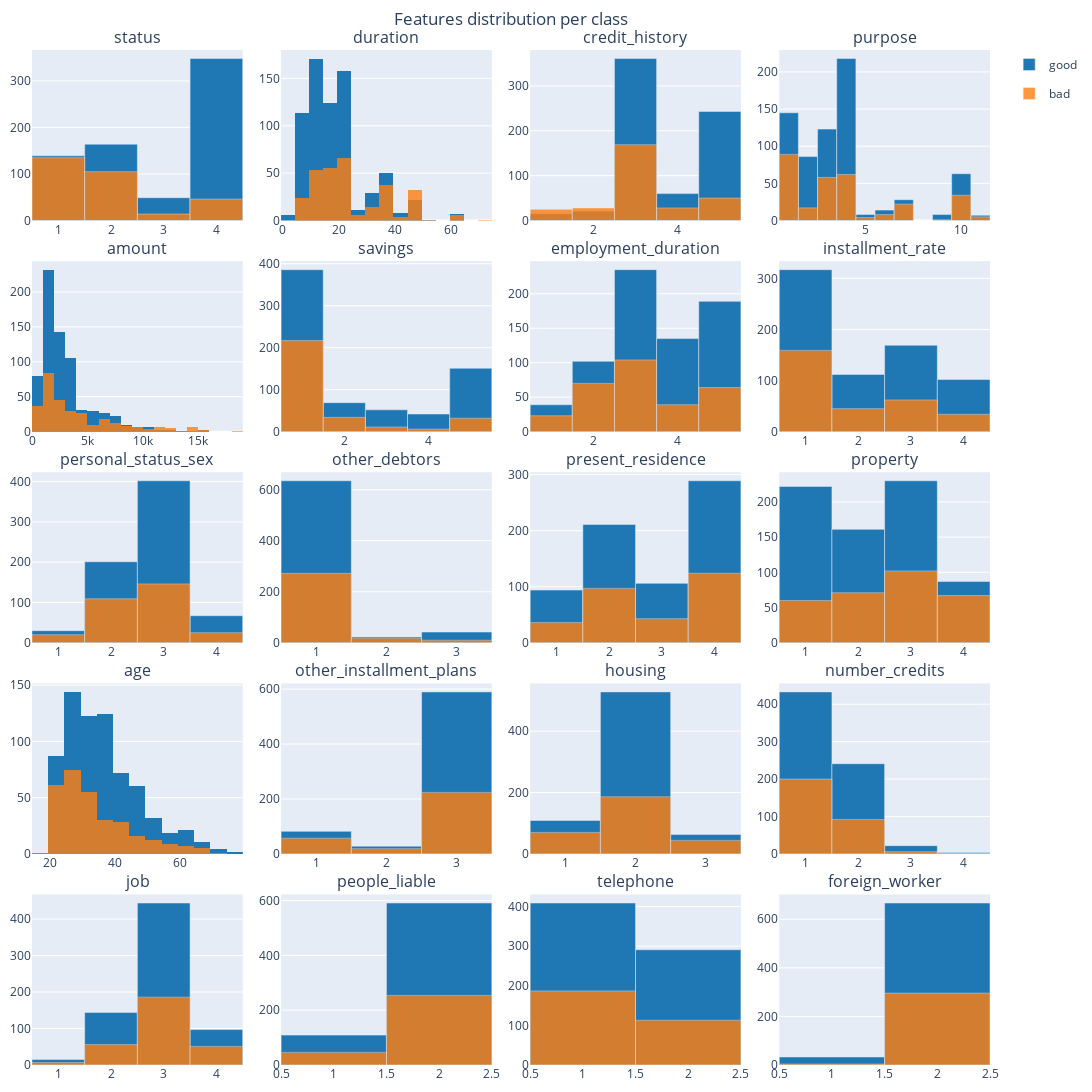

Notebook code for this chart:
### Markdown cell above
## Features distribution per class

### Code cell
numerical_features = ["age", "duration", "amount"]
titles = tuple(df.keys()[0:-1])
layout = get_layout("Features distribution per class", barmode='overlay', showlegend=True)
fig = make_subplots(rows=5, cols=4, subplot_titles=titles, vertical_spacing=0.04, horizontal_spacing=0.04)
for index,feature in enumerate(titles):
    if feature not in numerical_features:
        feature_risk_df = df.groupby([feature, "credit_risk"]).size().unstack()
        fig.add_trace(go.Bar(x=feature_risk_df.index, y=feature_risk_df[1], marker = dict(color = colors[0]), legendgroup="good", showlegend=(feature==titles[0]),name="good"), row=index//4+1, col=index%4+1)
        fig.add_trace(go.Bar(x=feature_risk_df.index, y=feature_risk_df[0], marker = dict(color = colors[1]),legendgroup="bad", showlegend=(feature==titles[0]), name="bad",opacity=0.8), row=index//4+1, col=index%4+1)
    else:
        trace = go.Histogram(x=df[df["credit_risk"] == 1][feature], nbinsx=20, marker = dict(color = colors[0]),legendgroup="good", showlegend=False, name="good")
        fig.add_trace(trace ,row=index//4+1, col=index%4+1)
        trace = go.Histogram(x=df[df["credit_risk"] == 0][feature], nbinsx=20, marker = dict(color = colors[1]),legendgroup="bad", showlegend=False, name="bad", opacity=0.8)
        fig.add_trace(trace ,row=index//4+1, col=index%4+1)
fig.update_layout(layout)
fig.show()      
if SAVE_IMAGES:
    pio.write_image(fig, f"{images_folder}/distributions_by_class.png")

### Figure 1 — Plotly figure (JSON) as saved in the notebook; plotly's stock layout.template omitted (floating-point values rounded to 4 significant figures; data arrays with more than 128 entries replaced by an {"elided": "..."} marker saying what was removed)
{"data": [{"legendgroup": "good", "marker": {"color": "rgb(31, 119, 180)"}, "name": "good", "showlegend": true, "type": "bar", "x": [1, 2, 3, 4], "xaxis": "x", "y": [139, 164, 49, 348], "yaxis": "y"}, {"legendgroup": "bad", "marker": {"color": "rgb(255, 127, 14)"}, "name": "bad", "opacity": 0.8, "showlegend": true, "type": "bar", "x": [1, 2, 3, 4], "xaxis": "x", "y": [135, 105, 14, 46], "yaxis": "y"}, {"legendgroup": "good", "marker": {"color": "rgb(31, 119, 180)"}, "name": "good", "nbinsx": 20, "showlegend": false, "type": "histogram", "x": {"elided": "700 int values"}, "xaxis": "x2", "yaxis": "y2"}, {"legendgroup": "bad", "marker": {"color": "rgb(255, 127, 14)"}, "name": "bad", "nbinsx": 20, "opacity": 0.8, "showlegend": false, "type": "histogram", "x": {"elided": "300 int values"}, "xaxis": "x2", "yaxis": "y2"}, {"legendgroup": "good", "marker": {"color": "rgb(31, 119, 180)"}, "name": "good", "showlegend": false, "type": "bar", "x": [1, 2, 3, 4, 5], "xaxis": "x3", "y": [15, 21, 361, 60, 243], "yaxis": "y3"}, {"legendgroup": "bad", "marker": {"color": "rgb(255, 127, 14)"}, "name": "bad", "opacity": 0.8, "showlegend": false, "type": "bar", "x": [1, 2, 3, 4, 5], "xaxis": "x3", "y": [25, 28, 169, 28, 50], "yaxis": "y3"}, {"legendgroup": "good", "marker": {"color": "rgb(31, 119, 180)"}, "name": "good", "showlegend": false, "type": "bar", "x": [1, 2, 3, 4, 5, 6, 7, 9, 10, 11], "xaxis": "x4", "y": [145, 86, 123, 218, 8, 14, 28, 8, 63, 7], "yaxis": "y4"}, {"legendgroup": "bad", "marker": {"color": "rgb(255, 127, 14)"}, "name": "bad", "opacity": 0.8, "showlegend": false, "type": "bar", "x": [1, 2, 3, 4, 5, 6, 7, 9, 10, 11], "xaxis": "x4", "y": [89, 17, 58, 62, 4, 8, 22, 1, 34, 5], "yaxis": "y4"}, {"legendgroup": "good", "marker": {"color": "rgb(31, 119, 180)"}, "name": "good", "nbinsx": 20, "showlegend": false, "type": "histogram", "x": {"elided": "700 int values"}, "xaxis": "x5", "yaxis": "y5"}, {"legendgroup": "bad", "marker": {"color": "rgb(255, 127, 14)"}, "name": "bad", "nbinsx": 20, "opacity": 0.8, "showlegend": false, "type": "histogram", "x": {"elided": "300 int values"}, "xaxis": "x5", "yaxis": "y5"}, {"legendgroup": "good", "marker": {"color": "rgb(31, 119, 180)"}, "name": "good", "showlegend": false, "type": "bar", "x": [1, 2, 3, 4, 5], "xaxis": "x6", "y": [386, 69, 52, 42, 151], "yaxis": "y6"}, {"legendgroup": "bad", "marker": {"color": "rgb(255, 127, 14)"}, "name": "bad", "opacity": 0.8, "showlegend": false, "type": "bar", "x": [1, 2, 3, 4, 5], "xaxis": "x6", "y": [217, 34, 11, 6, 32], "yaxis": "y6"}, {"legendgroup": "good", "marker": {"color": "rgb(31, 119, 180)"}, "name": "good", "showlegend": false, "type": "bar", "x": [1, 2, 3, 4, 5], "xaxis": "x7", "y": [39, 102, 235, 135, 189], "yaxis": "y7"}, {"legendgroup": "bad", "marker": {"color": "rgb(255, 127, 14)"}, "name": "bad", "opacity": 0.8, "showlegend": false, "type": "bar", "x": [1, 2, 3, 4, 5], "xaxis": "x7", "y": [23, 70, 104, 39, 64], "yaxis": "y7"}, {"legendgroup": "good", "marker": {"color": "rgb(31, 119, 180)"}, "name": "good", "showlegend": false, "type": "bar", "x": [1, 2, 3, 4], "xaxis": "x8", "y": [317, 112, 169, 102], "yaxis": "y8"}, {"legendgroup": "bad", "marker": {"color": "rgb(255, 127, 14)"}, "name": "bad", "opacity": 0.8, "showlegend": false, "type": "bar", "x": [1, 2, 3, 4], "xaxis": "x8", "y": [159, 45, 62, 34], "yaxis": "y8"}, {"legendgroup": "good", "marker": {"color": "rgb(31, 119, 180)"}, "name": "good", "showlegend": false, "type": "bar", "x": [1, 2, 3, 4], "xaxis": "x9", "y": [30, 201, 402, 67], "yaxis": "y9"}, {"legendgroup": "bad", "marker": {"color": "rgb(255, 127, 14)"}, "name": "bad", "opacity": 0.8, "showlegend": false, "type": "bar", "x": [1, 2, 3, 4], "xaxis": "x9", "y": [20, 109, 146, 25], "yaxis": "y9"}, {"legendgroup": "good", "marker": {"color": "rgb(31, 119, 180)"}, "name": "good", "showlegend": false, "type": "bar", "x": [1, 2, 3], "xaxis": "x10", "y": [635, 23, 42], "yaxis": "y10"}, {"legendgroup": "bad", "marker": {"color": "rgb(255, 127, 14)"}, "name": "bad", "opacity": 0.8, "showlegend": false, "type": "bar", "x": [1, 2, 3], "xaxis": "x10", "y": [272, 18, 10], "yaxis": "y10"}, {"legendgroup": "good", "marker": {"color": "rgb(31, 119, 180)"}, "name": "good", "showlegend": false, "type": "bar", "x": [1, 2, 3, 4], "xaxis": "x11", "y": [94, 211, 106, 289], "yaxis": "y11"}, {"legendgroup": "bad", "marker": {"color": "rgb(255, 127, 14)"}, "name": "bad", "opacity": 0.8, "showlegend": false, "type": "bar", "x": [1, 2, 3, 4], "xaxis": "x11", "y": [36, 97, 43, 124], "yaxis": "y11"}, {"legendgroup": "good", "marker": {"color": "rgb(31, 119, 180)"}, "name": "good", "showlegend": false, "type": "bar", "x": [1, 2, 3, 4], "xaxis": "x12", "y": [222, 161, 230, 87], "yaxis": "y12"}, {"legendgroup": "bad", "marker": {"color": "rgb(255, 127, 14)"}, "name": "bad", "opacity": 0.8, "showlegend": false, "type": "bar", "x": [1, 2, 3, 4], "xaxis": "x12", "y": [60, 71, 102, 67], "yaxis": "y12"}, {"legendgroup": "good", "marker": {"color": "rgb(31, 119, 180)"}, "name": "good", "nbinsx": 20, "showlegend": false, "type": "histogram", "x": {"elided": "700 int values"}, "xaxis": "x13", "yaxis": "y13"}, {"legendgroup": "bad", "marker": {"color": "rgb(255, 127, 14)"}, "name": "bad", "nbinsx": 20, "opacity": 0.8, "showlegend": false, "type": "histogram", "x": {"elided": "300 int values"}, "xaxis": "x13", "yaxis": "y13"}, {"legendgroup": "good", "marker": {"color": "rgb(31, 119, 180)"}, "name": "good", "showlegend": false, "type": "bar", "x": [1, 2, 3], "xaxis": "x14", "y": [82, 28, 590], "yaxis": "y14"}, {"legendgroup": "bad", "marker": {"color": "rgb(255, 127, 14)"}, "name": "bad", "opacity": 0.8, "showlegend": false, "type": "bar", "x": [1, 2, 3], "xaxis": "x14", "y": [57, 19, 224], "yaxis": "y14"}, {"legendgroup": "good", "marker": {"color": "rgb(31, 119, 180)"}, "name": "good", "showlegend": false, "type": "bar", "x": [1, 2, 3], "xaxis": "x15", "y": [109, 528, 63], "yaxis": "y15"}, {"legendgroup": "bad", "marker": {"color": "rgb(255, 127, 14)"}, "name": "bad", "opacity": 0.8, "showlegend": false, "type": "bar", "x": [1, 2, 3], "xaxis": "x15", "y": [70, 186, 44], "yaxis": "y15"}, {"legendgroup": "good", "marker": {"color": "rgb(31, 119, 180)"}, "name": "good", "showlegend": false, "type": "bar", "x": [1, 2, 3, 4], "xaxis": "x16", "y": [433, 241, 22, 4], "yaxis": "y16"}, {"legendgroup": "bad", "marker": {"color": "rgb(255, 127, 14)"}, "name": "bad", "opacity": 0.8, "showlegend": false, "type": "bar", "x": [1, 2, 3, 4], "xaxis": "x16", "y": [200, 92, 6, 2], "yaxis": "y16"}, {"legendgroup": "good", "marker": {"color": "rgb(31, 119, 180)"}, "name": "good", "showlegend": false, "type": "bar", "x": [1, 2, 3, 4], "xaxis": "x17", "y": [15, 144, 444, 97], "yaxis": "y17"}, {"legendgroup": "bad", "marker": {"color": "rgb(255, 127, 14)"}, "name": "bad", "opacity": 0.8, "showlegend": false, "type": "bar", "x": [1, 2, 3, 4], "xaxis": "x17", "y": [7, 56, 186, 51], "yaxis": "y17"}, {"legendgroup": "good", "marker": {"color": "rgb(31, 119, 180)"}, "name": "good", "showlegend": false, "type": "bar", "x": [1, 2], "xaxis": "x18", "y": [109, 591], "yaxis": "y18"}, {"legendgroup": "bad", "marker": {"color": "rgb(255, 127, 14)"}, "name": "bad", "opacity": 0.8, "showlegend": false, "type": "bar", "x": [1, 2], "xaxis": "x18", "y": [46, 254], "yaxis": "y18"}, {"legendgroup": "good", "marker": {"color": "rgb(31, 119, 180)"}, "name": "good", "showlegend": false, "type": "bar", "x": [1, 2], "xaxis": "x19", "y": [409, 291], "yaxis": "y19"}, {"legendgroup": "bad", "marker": {"color": "rgb(255, 127, 14)"}, "name": "bad", "opacity": 0.8, "showlegend": false, "type": "bar", "x": [1, 2], "xaxis": "x19", "y": [187, 113], "yaxis": "y19"}, {"legendgroup": "good", "marker": {"color": "rgb(31, 119, 180)"}, "name": "good", "showlegend": false, "type": "bar", "x": [1, 2], "xaxis": "x20", "y": [33, 667], "yaxis": "y20"}, {"legendgroup": "bad", "marker": {"color": "rgb(255, 127, 14)"}, "name": "bad", "opacity": 0.8, "showlegend": false, "type": "bar", "x": [1, 2], "xaxis": "x20", "y": [4, 296], "yaxis": "y20"}], "layout": {"annotations": [{"font": {"size": 16}, "showarrow": false, "text": "status", "x": 0.11, "xanchor": "center", "xref": "paper", "y": 1, "yanchor": "bottom", "yref": "paper"}, {"font": {"size": 16}, "showarrow": false, "text": "duration", "x": 0.37, "xanchor": "center", "xref": "paper", "y": 1, "yanchor": "bottom", "yref": "paper"}, {"font": {"size": 16}, "showarrow": false, "text": "credit_history", "x": 0.63, "xanchor": "center", "xref": "paper", "y": 1, "yanchor": "bottom", "yref": "paper"}, {"font": {"size": 16}, "showarrow": false, "text": "purpose", "x": 0.89, "xanchor": "center", "xref": "paper", "y": 1, "yanchor": "bottom", "yref": "paper"}, {"font": {"size": 16}, "showarrow": false, "text": "amount", "x": 0.11, "xanchor": "center", "xref": "paper", "y": 0.792, "yanchor": "bottom", "yref": "paper"}, {"font": {"size": 16}, "showarrow": false, "text": "savings", "x": 0.37, "xanchor": "center", "xref": "paper", "y": 0.792, "yanchor": "bottom", "yref": "paper"}, {"font": {"size": 16}, "showarrow": false, "text": "employment_duration", "x": 0.63, "xanchor": "center", "xref": "paper", "y": 0.792, "yanchor": "bottom", "yref": "paper"}, {"font": {"size": 16}, "showarrow": false, "text": "installment_rate", "x": 0.89, "xanchor": "center", "xref": "paper", "y": 0.792, "yanchor": "bottom", "yref": "paper"}, {"font": {"size": 16}, "showarrow": false, "text": "personal_status_sex", "x": 0.11, "xanchor": "center", "xref": "paper", "y": 0.584, "yanchor": "bottom", "yref": "paper"}, {"font": {"size": 16}, "showarrow": false, "text": "other_debtors", "x": 0.37, "xanchor": "center", "xref": "paper", "y": 0.584, "yanchor": "bottom", "yref": "paper"}, {"font": {"size": 16}, "showarrow": false, "text": "present_residence", "x": 0.63, "xanchor": "center", "xref": "paper", "y": 0.584, "yanchor": "bottom", "yref": "paper"}, {"font": {"size": 16}, "showarrow": false, "text": "property", "x": 0.89, "xanchor": "center", "xref": "paper", "y": 0.584, "yanchor": "bottom", "yref": "paper"}, {"font": {"size": 16}, "showarrow": false, "text": "age", "x": 0.11, "xanchor": "center", "xref": "paper", "y": 0.376, "yanchor": "bottom", "yref": "paper"}, {"font": {"size": 16}, "showarrow": false, "text": "other_installment_plans", "x": 0.37, "xanchor": "center", "xref": "paper", "y": 0.376, "yanchor": "bottom", "yref": "paper"}, {"font": {"size": 16}, "showarrow": false, "text": "housing", "x": 0.63, "xanchor": "center", "xref": "paper", "y": 0.376, "yanchor": "bottom", "yref": "paper"}, {"font": {"size": 16}, "showarrow": false, "text": "number_credits", "x": 0.89, "xanchor": "center", "xref": "paper", "y": 0.376, "yanchor": "bottom", "yref": "paper"}, {"font": {"size": 16}, "showarrow": false, "text": "job", "x": 0.11, "xanchor": "center", "xref": "paper", "y": 0.168, "yanchor": "bottom", "yref": "paper"}, {"font": {"size": 16}, "showarrow": false, "text": "people_liable", "x": 0.37, "xanchor": "center", "xref": "paper", "y": 0.168, "yanchor": "bottom", "yref": "paper"}, {"font": {"size": 16}, "showarrow": false, "text": "telephone", "x": 0.63, "xanchor": "center", "xref": "paper", "y": 0.168, "yanchor": "bottom", "yref": "paper"}, {"font": {"size": 16}, "showarrow": false, "text": "foreign_worker", "x": 0.89, "xanchor": "center", "xref": "paper", "y": 0.168, "yanchor": "bottom", "yref": "paper"}], "autosize": true, "barmode": "overlay", "height": 1200, "margin": {"b": 10, "l": 10, "r": 10, "t": 50}, "showlegend": true, "title": {"text": "Features distribution per class", "x": 0.5, "xref": "paper"}, "width": 1100, "xaxis": {"anchor": "y", "automargin": true, "domain": [0, 0.22], "tickangle": 0}, "xaxis10": {"anchor": "y10", "domain": [0.26, 0.48]}, "xaxis11": {"anchor": "y11", "domain": [0.52, 0.74]}, "xaxis12": {"anchor": "y12", "domain": [0.78, 1]}, "xaxis13": {"anchor": "y13", "domain": [0, 0.22]}, "xaxis14": {"anchor": "y14", "domain": [0.26, 0.48]}, "xaxis15": {"anchor": "y15", "domain": [0.52, 0.74]}, "xaxis16": {"anchor": "y16", "domain": [0.78, 1]}, "xaxis17": {"anchor": "y17", "domain": [0, 0.22]}, "xaxis18": {"anchor": "y18", "domain": [0.26, 0.48]}, "xaxis19": {"anchor": "y19", "domain": [0.52, 0.74]}, "xaxis2": {"anchor": "y2", "domain": [0.26, 0.48]}, "xaxis20": {"anchor": "y20", "domain": [0.78, 1]}, "xaxis3": {"anchor": "y3", "domain": [0.52, 0.74]}, "xaxis4": {"anchor": "y4", "domain": [0.78, 1]}, "xaxis5": {"anchor": "y5", "domain": [0, 0.22]}, "xaxis6": {"anchor": "y6", "domain": [0.26, 0.48]}, "xaxis7": {"anchor": "y7", "domain": [0.52, 0.74]}, "xaxis8": {"anchor": "y8", "domain": [0.78, 1]}, "xaxis9": {"anchor": "y9", "domain": [0, 0.22]}, "yaxis": {"anchor": "x", "automargin": true, "domain": [0.832, 1]}, "yaxis10": {"anchor": "x10", "domain": [0.416, 0.584]}, "yaxis11": {"anchor": "x11", "domain": [0.416, 0.584]}, "yaxis12": {"anchor": "x12", "domain": [0.416, 0.584]}, "yaxis13": {"anchor": "x13", "domain": [0.208, 0.376]}, "yaxis14": {"anchor": "x14", "domain": [0.208, 0.376]}, "yaxis15": {"anchor": "x15", "domain": [0.208, 0.376]}, "yaxis16": {"anchor": "x16", "domain": [0.208, 0.376]}, "yaxis17": {"anchor": "x17", "domain": [0, 0.168]}, "yaxis18": {"anchor": "x18", "domain": [0, 0.168]}, "yaxis19": {"anchor": "x19", "domain": [0, 0.168]}, "yaxis2": {"anchor": "x2", "domain": [0.832, 1]}, "yaxis20": {"anchor": "x20", "domain": [0, 0.168]}, "yaxis3": {"anchor": "x3", "domain": [0.832, 1]}, "yaxis4": {"anchor": "x4", "domain": [0.832, 1]}, "yaxis5": {"anchor": "x5", "domain": [0.624, 0.792]}, "yaxis6": {"anchor": "x6", "domain": [0.624, 0.792]}, "yaxis7": {"anchor": "x7", "domain": [0.624, 0.792]}, "yaxis8": {"anchor": "x8", "domain": [0.624, 0.792]}, "yaxis9": {"anchor": "x9", "domain": [0.416, 0.584]}}}
